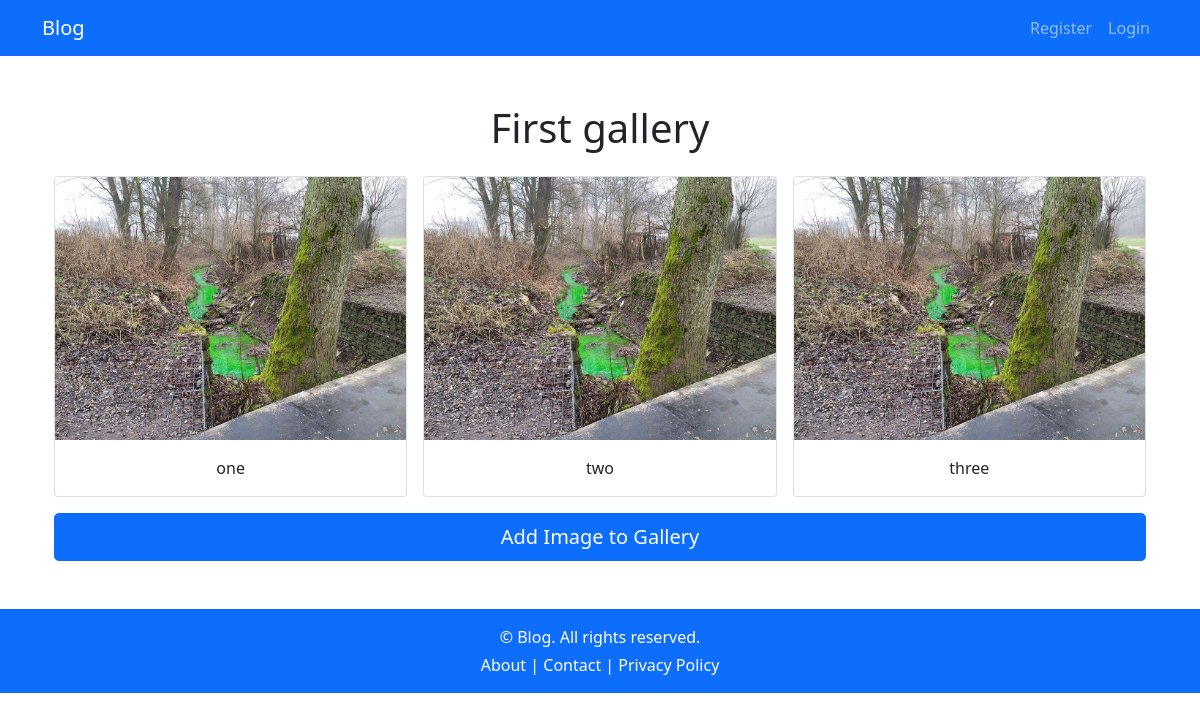
/galleries/1/, run on an earlier commit of the app's database.
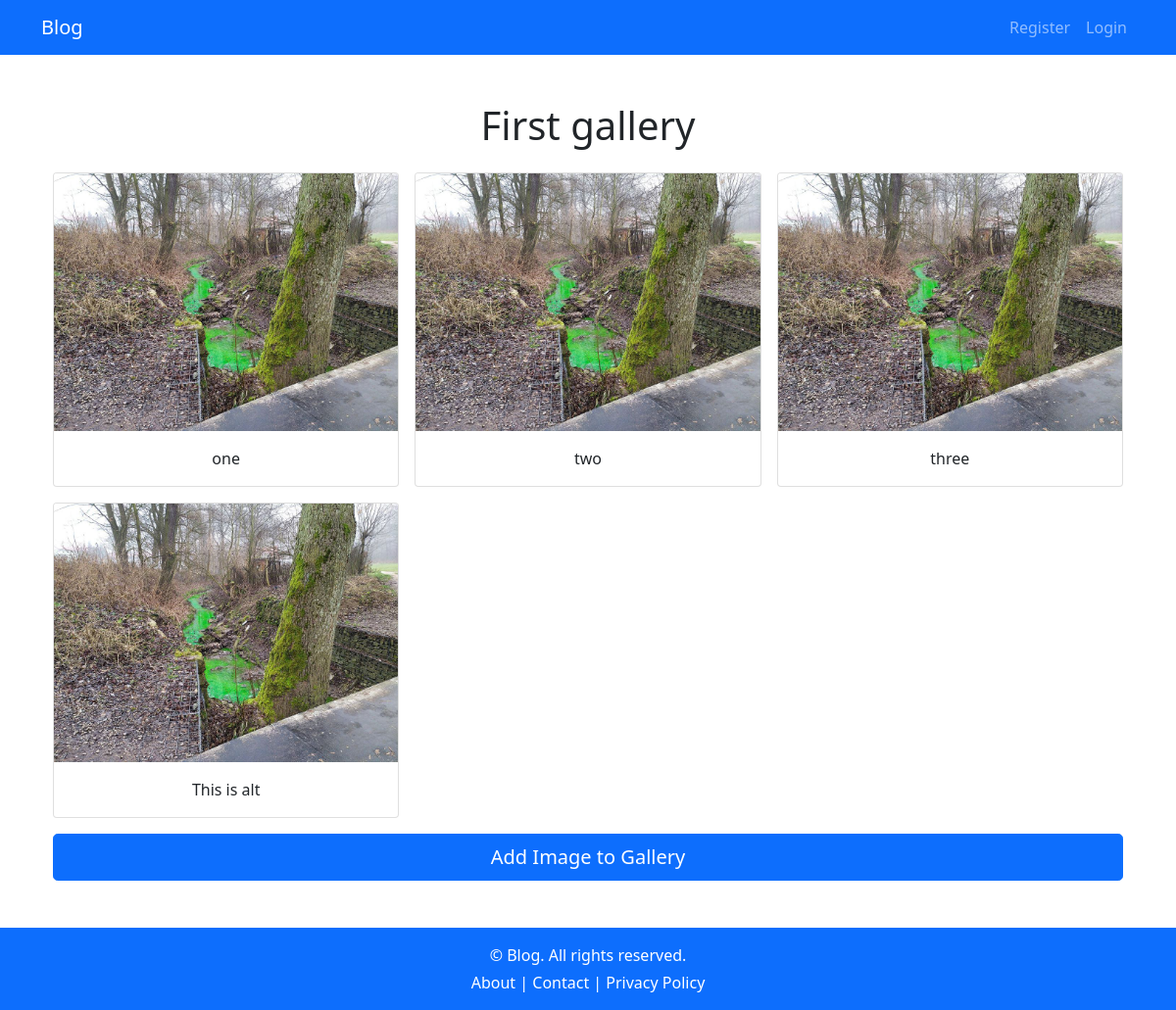
And on a later commit of the database.
### galleries/models.py (models this page shows, shortened)
class GalleryImage(models.Model):
    gallery = models.ForeignKey(Gallery, on_delete=models.CASCADE,related_name='images')
    image = models.ImageField(upload_to='galleries/%Y/%m/%d')
    alt = models.CharField(max_length=255)

### galleries/views.py (the view)
# urls.py: path("<int:id_id>/", gallery_details, name="details"),
def gallery_details(request, id_id):
    gallery = Gallery.objects.get(id=id_id)
    return render(request, "galleries/details.html", {"gallery": gallery})

### galleries/templates/galleries/details.html
{% extends "blog/base.html" %}
{% load thumbnail %}
{% load crispy_forms_tags %}
{% block contents %}
<div class="container my-5">
    <h1 class="text-center mb-4">{{ gallery.title }}</h1>
    <div class="row g-3">
        {% for image in gallery.images.all %}
            <div class="col-md-4 col-sm-6">
                <div class="card">
                    <a href="{% url 'galleries:img_details' gallery.id 2 %}" target="_blank" class="text-decoration-none">
                        <img
                            src="{% thumbnail image.image "300x300" crop="center" %}"
                            class="card-img-top"
                            alt="{{ image.alt }}">
                    </a>
                    <div class="card-body text-center">
                        <p class="card-text">{{ image.alt }}</p>
                    </div>
                </div>
            </div>
        {% endfor %}
        <div class="col-12">
            <a href="{% url 'galleries:add_image_to_gallery' gallery.id %}" class="btn btn-primary btn-lg w-100">
                Add Image to Gallery
            </a>
        </div>
    </div>
</div>
{% endblock %}

What changed in the data, as far as the page shows it:
added GalleryImage: image (picture), alt "This is alt"
